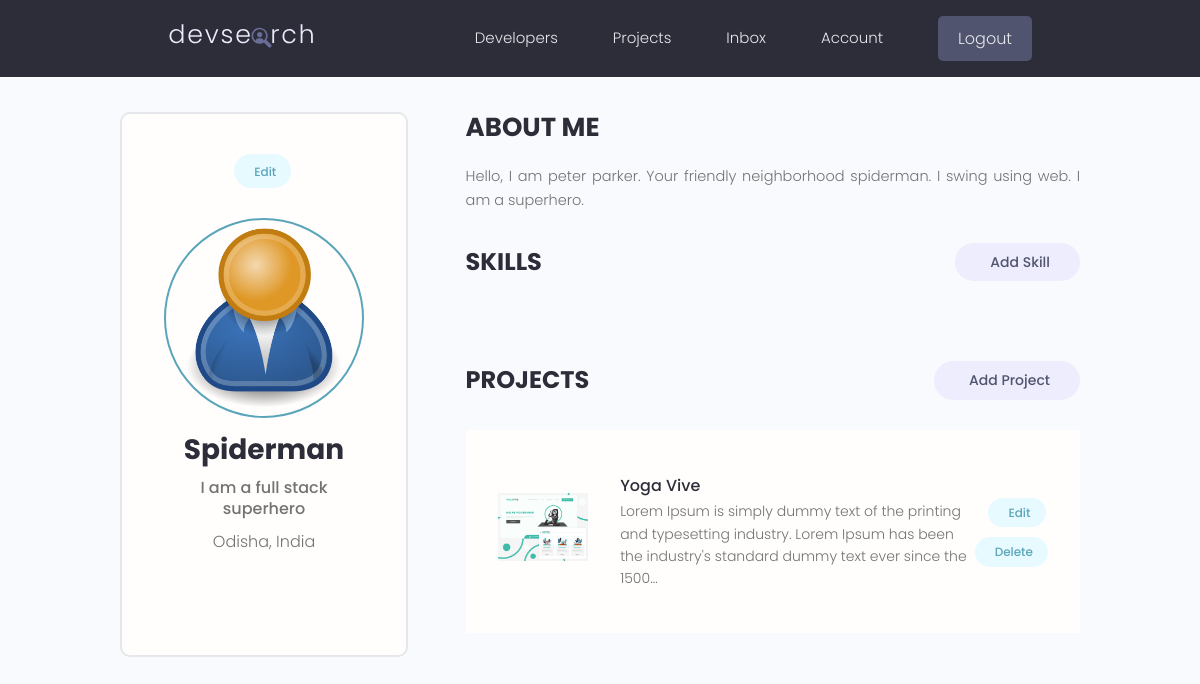
/account/ (signed in), run on an earlier commit of the app's database.
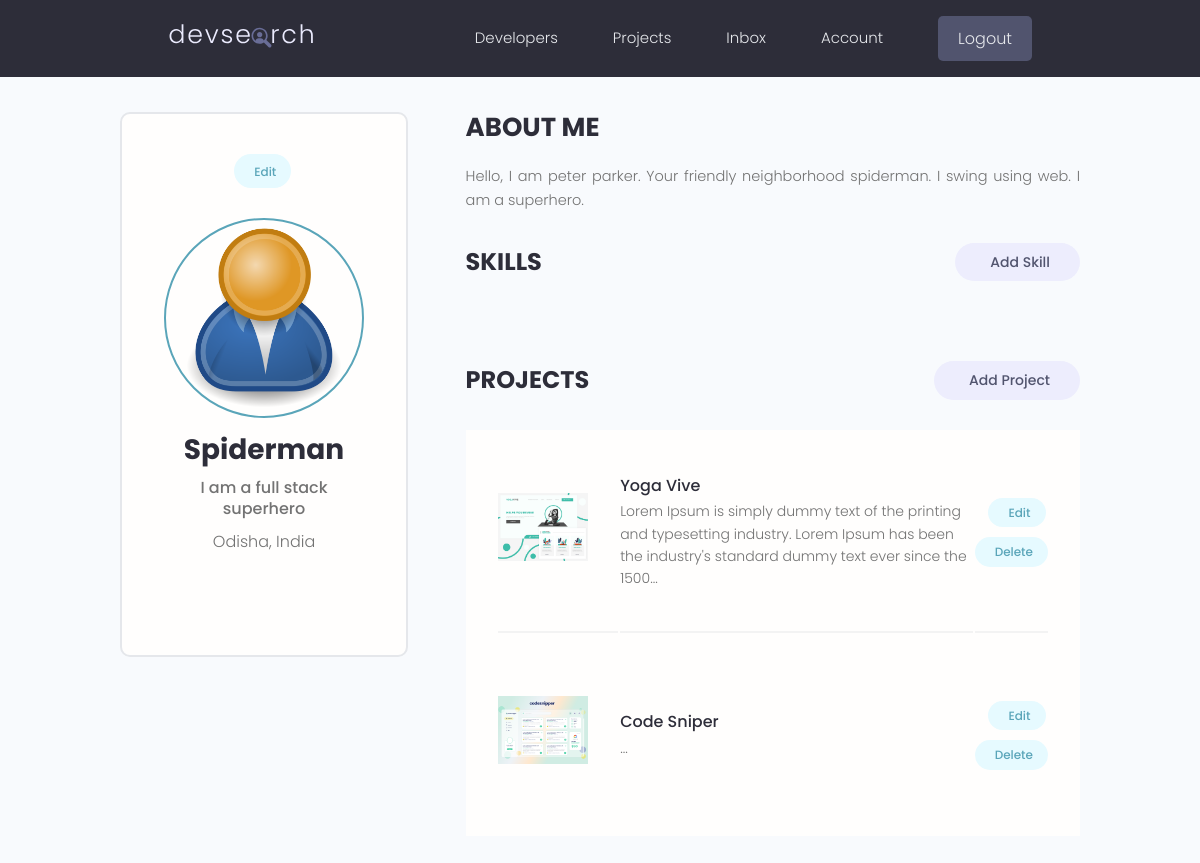
And on a later commit of the database.
### projects/models.py (models this page shows, shortened)
class Project(models.Model):
    owner = models.ForeignKey(Profile, null=True, blank=True, on_delete=models.CASCADE)
    title = models.CharField(max_length=200)
    desc = models.TextField(null= True, blank=True)
    featured_image = models.ImageField(null=True, blank = True, default = "default.jpg")
    demo_link = models.CharField(max_length=2000, blank=True, null=True)
    source_link = models.CharField(max_length=2000, blank=True, null=True)
    tags = models.ManyToManyField('Tag', blank=True)
    vote_total = models.IntegerField(default=0, null=True, blank=True)
    vote_ratio = models.IntegerField(default=0, null=True, blank=True)
    created = models.DateTimeField(auto_now_add=True)
    id = models.UUIDField(default=uuid.uuid4, unique=True, primary_key=True, editable=False)
    class Meta:
        ordering = ['-vote_ratio', '-vote_total', 'title']

### users/views.py (the view)
# urls.py: path('account/', views.userAccount, name='account'),
@login_required(login_url='login')
def userAccount(request):
    profile = request.user.profile
    skills = profile.skill_set.all()
    project = profile.project_set.all()
    context = {'profile': profile, 'skills': skills, 'project': project}
    return render(request, 'users/account.html', context)

### users/templates/users/account.html (shortened to what this page needs)
{% extends 'main.html' %}
{% block content %}
  <main class="settingsPage profile my-md">
    <div class="container">
      <div class="layout">
        <div class="column column--1of3">
          <div class="card text-center">
            <div class="card__body dev">
              <a class="tag tag--pill tag--main settings__btn" href="{% url 'edit-account' %}"> Edit</a>
              <img class="avatar avatar--xl dev__avatar" src="{{profile.profile_image.url}}" />
              <h2 class="dev__name">{{profile.name}}</h2>
              <p class="dev__title">{{profile.short_intro}}</p>
              <p class="dev__location">{{profile.location}}</p>
            </div>
          </div>
        </div>
        <div class="column column--2of3">
          <div class="devInfo">
            <h3 class="devInfo__title">About Me</h3>
            <p class="devInfo__about">
              {{profile.bio}}
            </p>
          </div>
          <div class="settings">
            <h3 class="settings__title">Skills</h3>
            <a class="tag tag--pill tag--sub settings__btn tag--lg" href="{% url 'add-skill' %}"> Add Skill</a>
          </div>
          <div class="settings">
            <h3 class="settings__title">Projects</h3>
            <a class="tag tag--pill tag--sub settings__btn tag--lg" href="{% url 'create-project' %}"> Add Project</a>
          </div>
          <table class="settings__table">
            {% for pro in project %}
            <tr>
              <td class="settings__thumbnail">
                <a href="single-project.html"><img src="{{pro.featured_image.url}}" alt="Project Thumbnail" /></a>
              </td>
              <td class="settings__tableInfo">
                <a href="{% url 'project' pro.id %}">{{pro.title}}</a>
                <p>
                  {{pro.desc|slice:"150"}}...
                </p>
              </td>
              <td class="settings__tableActions">
                <a class="tag tag--pill tag--main settings__btn" href="{% url 'update-project' pro.id %}"> Edit</a>
                <a class="tag tag--pill tag--main settings__btn" href="{% url 'delete-project' pro.id %}?next=/account">
                  Delete</a>
              </td>
            </tr>
            {% endfor %}
          </table>
        </div>
      </div>
    </div>
  </main>
{% endblock content %}

What changed in the data, as far as the page shows it:
now on this page (row edited): Project: featured_image (picture), title "Code Sniper"
